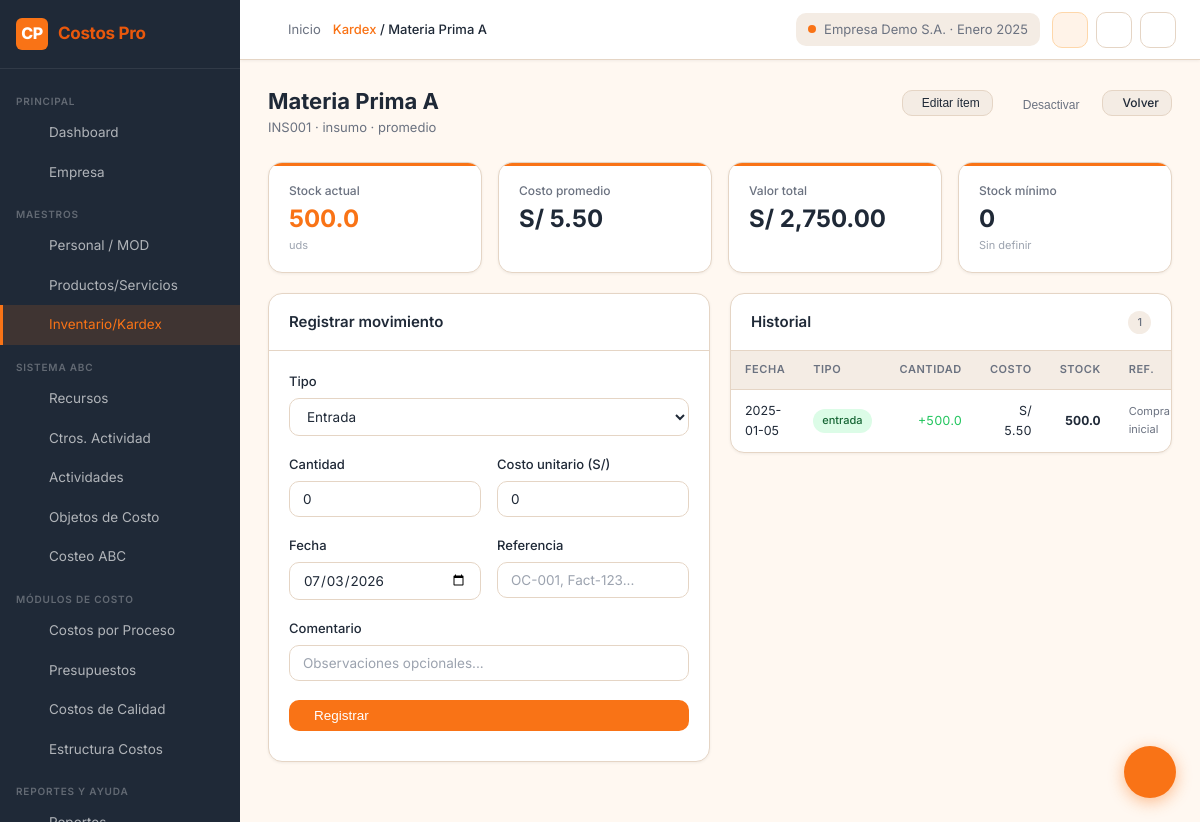
/kardex/item/1 (signed in), run on the app's committed database.
### tables this page shows
CREATE TABLE inventory_items (
    id INTEGER PRIMARY KEY AUTOINCREMENT,
    company_id INTEGER NOT NULL,
    product_id INTEGER,          -- FK a products_services si es un producto
    code TEXT NOT NULL,
    name TEXT NOT NULL,
    category TEXT DEFAULT 'insumo', -- insumo | producto | semielaborado | activo
    unit_id INTEGER,
    current_stock REAL DEFAULT 0,
    min_stock REAL DEFAULT 0,
    max_stock REAL DEFAULT 0,
    average_cost REAL DEFAULT 0,
    last_purchase_cost REAL DEFAULT 0,
    valuation_method TEXT DEFAULT 'promedio', -- promedio | peps
    safety_stock REAL DEFAULT 0,
    is_active INTEGER DEFAULT 1,
    created_at DATETIME DEFAULT CURRENT_TIMESTAMP,
    updated_at DATETIME DEFAULT CURRENT_TIMESTAMP,
    UNIQUE(company_id, code),
    FOREIGN KEY (company_id) REFERENCES companies(id) ON DELETE CASCADE,
    FOREIGN KEY (product_id) REFERENCES products_services(id),
    FOREIGN KEY (unit_id) REFERENCES units_of_measure(id)
);

CREATE TABLE kardex_movements (
    id INTEGER PRIMARY KEY AUTOINCREMENT,
    inventory_item_id INTEGER NOT NULL,
    movement_date DATE NOT NULL,
    movement_type TEXT NOT NULL,  -- entrada | salida | devolucion | ajuste
    quantity REAL NOT NULL,
    unit_cost REAL NOT NULL,
    total_cost REAL NOT NULL,
    stock_after REAL,
    average_cost_after REAL,
    reference TEXT,
    document_type TEXT,           -- OC | OP | guia | factura | ajuste
    document_number TEXT,
    notes TEXT,
    created_at DATETIME DEFAULT CURRENT_TIMESTAMP,
    FOREIGN KEY (inventory_item_id) REFERENCES inventory_items(id) ON DELETE CASCADE
);

### routes/kardex.py (the view)
@kardex_bp.route('/kardex/item/<int:item_id>')
@login_required
@company_required
def item_detail(item_id):
    company_id = session['company_id']
    item = query_db(
        """SELECT ii.*, u.code as unit_code, u.name as unit_name
           FROM inventory_items ii
           LEFT JOIN units_of_measure u ON ii.unit_id = u.id
           WHERE ii.id=? AND ii.company_id=?""",
        (item_id, company_id), one=True
    )
    if not item:
        flash('Ítem no encontrado.', 'error')
        return redirect(url_for('kardex.index'))
    movements = query_db(
        "SELECT * FROM kardex_movements WHERE inventory_item_id=? ORDER BY movement_date DESC, id DESC",
        (item_id,)
    )
    units = query_db("SELECT * FROM units_of_measure WHERE company_id=? ORDER BY name", (company_id,))
    return render_template('kardex/item_detail.html', item=item, movements=movements, units=units)

### models/database.py (called while the page is built)
def get_db():
    if 'db' not in g:
        g.db = sqlite3.connect(
            current_app.config.get('DATABASE', DATABASE),
            detect_types=sqlite3.PARSE_DECLTYPES
        )
        g.db.row_factory = sqlite3.Row
        g.db.execute("PRAGMA foreign_keys = ON")
    return g.db

def query_db(query, args=(), one=False):
    cur = get_db().execute(query, args)
    rv = cur.fetchall()
    cur.close()
    return (rv[0] if rv else None) if one else rv

### routes/dashboard.py (called while the page is built)
def login_required(f):
    @wraps(f)
    def decorated(*args, **kwargs):
        if 'user_id' not in session:
            return redirect(url_for('auth.login'))
        return f(*args, **kwargs)
    return decorated

def company_required(f):
    @wraps(f)
    def decorated(*args, **kwargs):
        if 'company_id' not in session:
            return redirect(url_for('companies.select'))
        return f(*args, **kwargs)
    return decorated

### templates/kardex/item_detail.html (shortened to what this page needs)
{% extends 'base.html' %}
{% block breadcrumb %}<a href="{{ url_for('kardex.index') }}">Kardex</a> / {{ item.name }}{% endblock %}
{% block content %}
<div class="page-header">
  <div>
    <h1 class="page-title">{{ item.name }}</h1>
    <p class="page-subtitle">{{ item.code }} · {{ item.category }}{% if item.unit_name %} · {{ item.unit_name }}{% endif %} · {{ item.valuation_method }}</p>
  </div>
  <div class="page-actions">
    <button class="btn btn-secondary btn-sm" onclick="toggleEdit()">
       Editar ítem
    </button>
    <form method="POST" action="{{ url_for('kardex.delete_item', item_id=item.id) }}" style="display:inline">
      <button type="submit" class="btn btn-ghost btn-sm" data-confirm="¿Desactivar este ítem?">
         Desactivar
      </button>
    </form>
    <a href="{{ url_for('kardex.index') }}" class="btn btn-secondary btn-sm">
       Volver
    </a>
  </div>
</div>
<div class="kpi-grid" style="grid-template-columns:repeat(4,1fr);margin-bottom:20px">
  <div class="kpi-card">
    <div class="kpi-label">Stock actual</div>
    <div class="kpi-value orange">{{ item.current_stock or 0 }}</div>
    <div class="kpi-sub">{{ item.unit_code or 'uds' }}</div>
  </div>
  <div class="kpi-card">
    <div class="kpi-label">Costo promedio</div>
    <div class="kpi-value">{{ (item.average_cost or 0) | currency }}</div>
  </div>
  <div class="kpi-card">
    <div class="kpi-label">Valor total</div>
    <div class="kpi-value">{{ ((item.current_stock or 0) * (item.average_cost or 0)) | currency }}</div>
  </div>
  <div class="kpi-card {{ 'danger' if item.safety_stock and (item.current_stock or 0) < item.safety_stock else 'success' if item.safety_stock else '' }}">
    <div class="kpi-label">Stock mínimo</div>
    <div class="kpi-value">{{ item.safety_stock or 0 }}</div>
    <div class="kpi-sub">
      {% if item.safety_stock and (item.current_stock or 0) < item.safety_stock %}
        ⚠ Bajo mínimo
      {% elif item.safety_stock %}
        ✓ OK
      {% else %}
        Sin definir
      {% endif %}
    </div>
  </div>
</div>
<div class="grid-2" style="align-items:start">
  <div class="card">
    <div class="card-header">
      <span class="card-title"> Registrar movimiento</span>
    </div>
    <div class="card-body">
      <div class="form-group">
        <label class="form-label">Tipo</label>
        <select id="mov-type" class="form-control" onchange="toggleCost()">
          <option value="entrada">Entrada</option>
        </select>
      </div>
      <div class="form-grid">
        <div class="form-group">
          <label class="form-label">Cantidad</label>
          <input type="number" id="mov-qty" class="form-control" step="0.001" min="0" value="0">
        </div>
        <div class="form-group" id="cost-field">
          <label class="form-label">Costo unitario (S/)</label>
          <input type="number" id="mov-cost" class="form-control" step="0.0001" min="0" value="0">
        </div>
      </div>
      <div class="form-grid">
        <div class="form-group">
          <label class="form-label">Fecha</label>
          <input type="date" id="mov-date" class="form-control" value="{{ today }}">
        </div>
        <div class="form-group">
          <label class="form-label">Referencia</label>
          <input type="text" id="mov-ref" class="form-control" placeholder="OC-001, Fact-123...">
        </div>
      </div>
      <div class="form-group">
        <label class="form-label">Comentario</label>
        <input type="text" id="mov-notes" class="form-control"
               placeholder="Observaciones opcionales...">
      </div>
      <button class="btn btn-primary w-100" onclick="registrarMovimiento()">
         Registrar
      </button>
    </div>
  </div>
  <div class="card">
    <div class="card-header">
      <span class="card-title"> Historial</span>
      <span class="badge badge-neutral">{{ movements|length }}</span>
    </div>
    {% if movements %}
    <div class="table-wrap" style="max-height:400px;overflow-y:auto">
      <table class="table" style="font-size:12.5px">
        <thead>
          <tr><th>Fecha</th><th>Tipo</th><th class="number">Cantidad</th><th class="number">Costo</th><th class="number">Stock</th><th>Ref.</th></tr>
        </thead>
        <tbody>
          {% for m in movements %}
          <tr>
            <td>{{ m.movement_date }}</td>
            <td><span class="badge {{ 'badge-success' if m.movement_type=='entrada' else 'badge-danger' if m.movement_type=='salida' else 'badge-warning' if m.movement_type=='ajuste' else 'badge-neutral' }}">{{ m.movement_type }}</span></td>
            <td class="number" style="color:{{ 'var(--success)' if m.movement_type in ('entrada','devolucion') else 'var(--danger)' }}">
              {{ '+' if m.movement_type in ('entrada','devolucion') else '' }}{{ m.quantity }}
            </td>
            <td class="number">{{ m.unit_cost | currency }}</td>
            <td class="number"><strong>{{ m.stock_after }}</strong></td>
            <td style="font-size:11px;color:var(--text-secondary)">{{ m.reference or '—' }}</td>
          </tr>
          {% endfor %}
        </tbody>
      </table>
    </div>
    {% else %}
    <div class="empty-state" style="padding:30px"><i class="ti ti-list"></i><p>Sin movimientos aún.</p></div>
    {% endif %}
  </div>
</div>
{% endblock %}

### data on the page
inventory_items: name "Materia Prima A", code "INS001", category "insumo", valuation_method "promedio", current_stock "500.0", average_cost "S/ 5.50", current_stock+average_cost "S/ 2,750.00", safety_stock "0"
kardex_movements: movement_date "2025-01-05", movement_type "entrada", movement_type "+", quantity "500.0", unit_cost "S/ 5.50", stock_after "500.0", reference "Compra inicial"

### other printed values
{{ current_company }} "Empresa Demo S.A."
{{ current_period }} "Enero 2025"
{{ item.unit_code or 'uds' }} "uds"
{{ movements|length }} "1"
